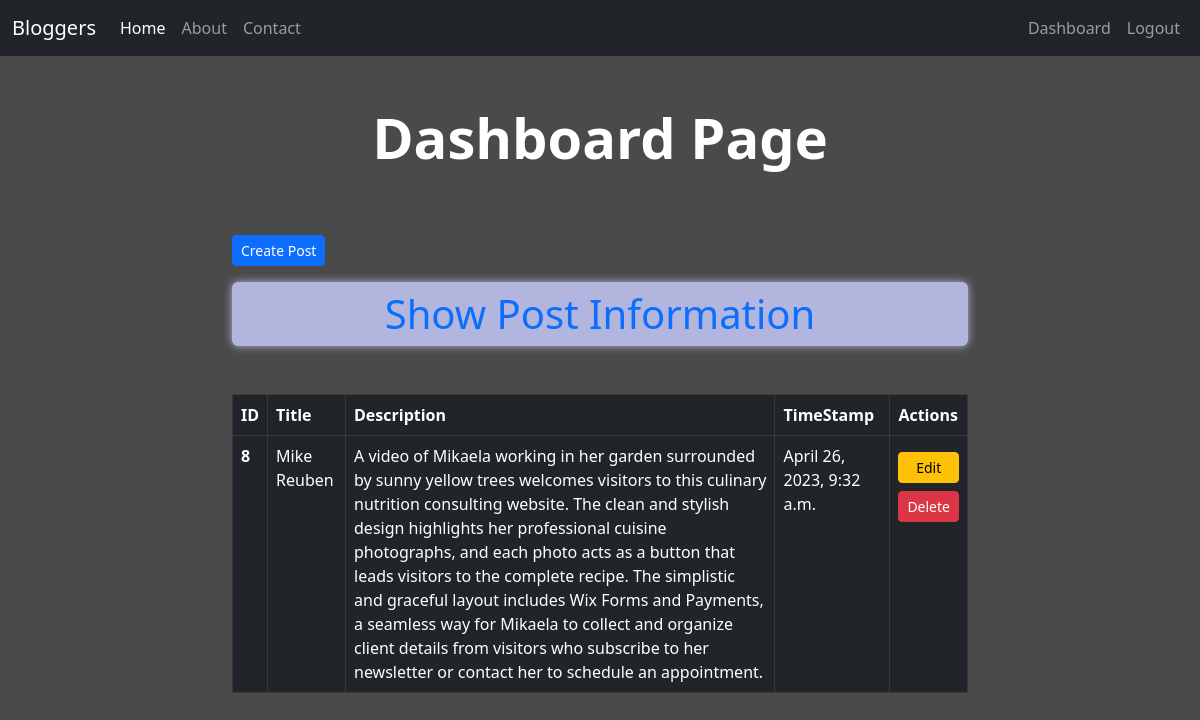
The page /dashboard/ (signed in) on the database its author committed.
### blog/models.py (models this page shows)
class BlogPost(models.Model):
    title = models.CharField(max_length=100)
    description = models.TextField()
    timestamp = models.DateField(default=timezone.now)

### blog/views.py (the view)
# urls.py: path('dashboard/', views.dashboard_page, name='dashboard_page'),
def dashboard_page(request):
    if request.user.is_authenticated:
        posts = BlogPost.objects.all()
        return render(request, 'blog/dashboard.html', {'posts': posts})
    else:
        return redirect('/login')

### blog/templates/blog/dashboard.html (shortened to what this page needs)
{% extends 'blog/base.html' %}
{% load static %}
{% block content %}
<div class="col-sm-8">
    <h1 class="text-center my-5 display-4 fw-bold">Dashboard Page</h1>
    <a href="{% url 'create_post' %}" class="btn btn-primary btn-sm my-3">Create Post</a>
    <h1 class="text-center text-primary rounded p-2 back-col">Show Post Information</h1>
    {% if posts %}
    <table class="table table-hover table-bordered table-dark my-5">
        <thead>
            <tr>
                <th scope="col">ID</th>
                <th scope="col">Title</th>
                <th scope="col">Description</th>
                <th scope="col">TimeStamp</th>
                <th scope="col">Actions</th>
            </tr>
        </thead>
        <tbody>
            {% for post in posts %}
            <tr>
                <th scope="row">{{ post.id }}</th>
                <td>{{post.title}}</td>
                <td>{{post.description}}</td>
                <td>{{post.timestamp}}</td>
                <td>
                    <a href="{% url 'edit_post' post.id %}" class="btn btn-warning btn-sm d-block my-2">Edit</a>
                    {% if perms.blog.delete_post %}
                    <form action="{% url 'delete_post' post.id %}" method="POST" class="d-block">
                        <button type="submit" class="btn btn-danger btn-sm">Delete</button>
                    </form>
                    {% endif %}
                </td>
            </tr>
            {% endfor %}
        </tbody>
    </table>
    {% else %}
    <h4 class="text-center text-danger rounded p-2 my-5 post-col">No Posts Found</h4>
    {% endif %}
</div>
{% endblock content %}

### blog/templates/blog/base.html (shortened to what this page needs)
<!DOCTYPE html>
{% load static %}
<html lang="en">
<head>
    <link rel="stylesheet" href="{% static 'blog/css/bootstrap.css' %}">
    <link rel="stylesheet" href="{% static 'blog/css/style.css' %}">
</head>
<body>
    <div class="container-fluid bg-dark">
        {% include 'blog/navbar.html' %}
    </div>
    <div class="container">
        <div class="row justify-content-center">
            {% block content %}
            {% endblock content %}
        </div>
    </div>
</body>
</html>

### blog/templates/blog/navbar.html (shortened to what this page needs)
<nav class="navbar navbar-expand-sm navbar-dark bg-dark">
    <a class="navbar-brand" href="/">Bloggers</a>
    <div class="collapse navbar-collapse" id="collapsibleNavId">
        <ul class="navbar-nav me-auto mt-2 mt-lg-0">
            <li class="nav-item">
                <a class="nav-link active" href="{% url 'home_page' %}" aria-current="page">Home</a>
            </li>
            <li class="nav-item">
                <a class="nav-link" href="{% url 'about_page' %}">About</a>
            </li>
            <li class="nav-item">
                <a class="nav-link" href="{% url 'contact_page' %}">Contact</a>
            </li>
        </ul>
        <ul class="navbar-nav">
            {% if user.is_authenticated %}
            <li class="nav-item">
                <a class="nav-link" href="{% url 'dashboard_page' %}">Dashboard</a>
            </li>
            <li class="nav-item">
                <a class="nav-link" href="{% url 'user_logout' %}">Logout</a>
            </li>
            {% endif %}
        </ul>
    </div>
</nav>

### blog/static/blog/css/style.css (style rules this page uses)
body { background-color:rgb(75, 74, 74); color:rgb(255, 255, 255); }
.back-col { background-color: #B2B5DE; box-shadow: 0px 0px 8px 0px #B2B5DE; }

### rows shown on the page
BlogPost: id "8", title "Mike Reuben", description "A video of Mikaela working in her garden surrounded by sunny yellow trees welcomes visitors to this culinary nutrition consulting website. The clean and stylish design highlights her professional cuisine photographs, and each photo acts as a button that leads visitors to the complete recipe. The simplistic and graceful layout includes Wix Forms and Payments, a seamless way for Mikaela to collect and organize client details from visitors who subscribe to her newsletter or contact her to schedule an appointment.", timestamp "April 26, 2023, 9:32 a.m."
